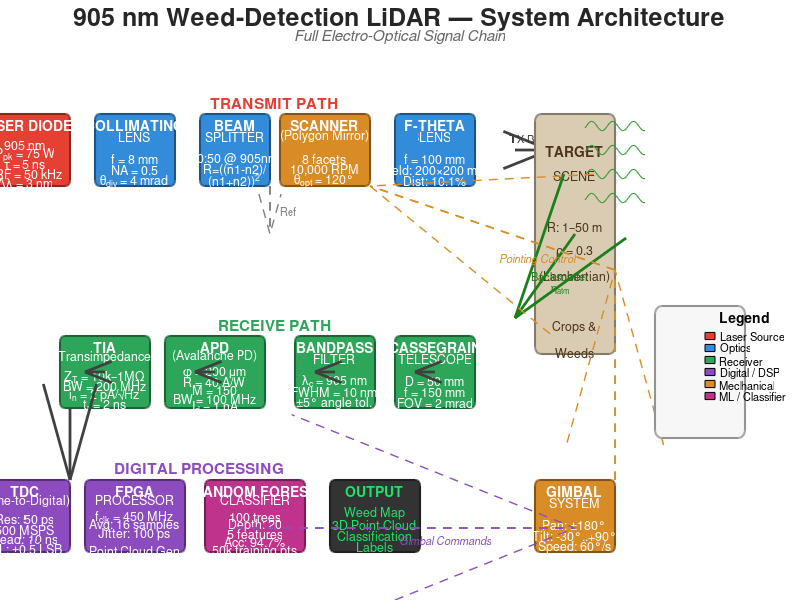
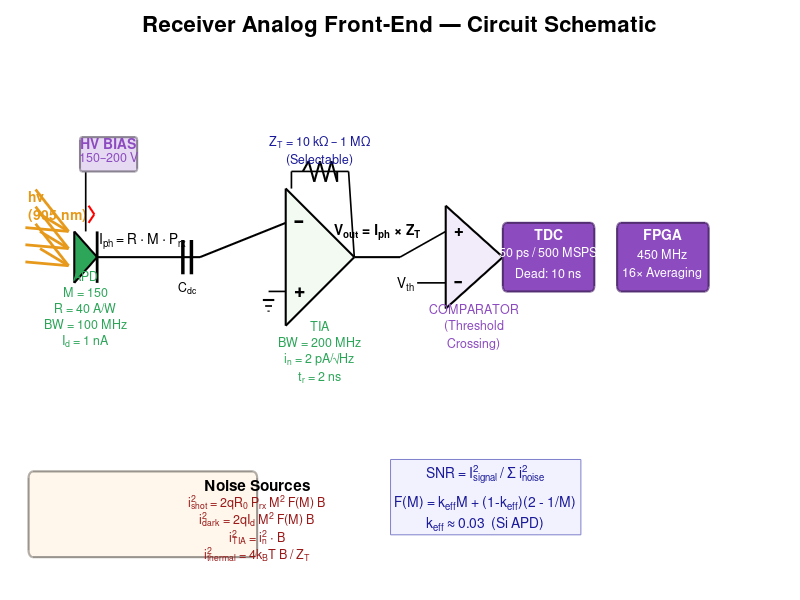
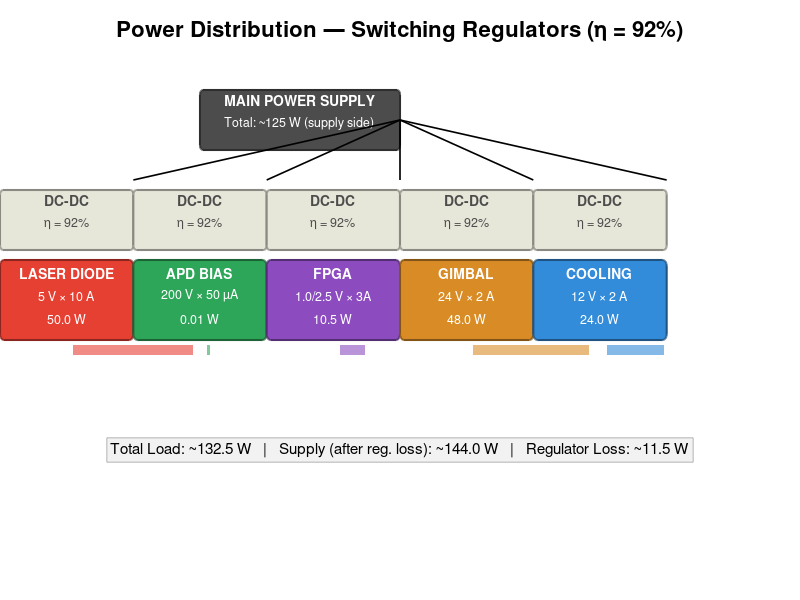

Write the MATLAB code that produced these figures, in order.
function lidar_system_diagram()
% LIDAR_SYSTEM_DIAGRAM  Draw a comprehensive block diagram / circuit
%   schematic of the complete 905 nm weed-detection LiDAR system.
%
%   Usage:  lidar_system_diagram()
%
%   Generates 3 figures:
%     Figure 1 — Full system signal-chain block diagram
%     Figure 2 — Receiver analog front-end circuit schematic
%     Figure 3 — Power distribution tree

%% =====================================================================
%  FIGURE 1:  FULL SYSTEM BLOCK DIAGRAM
%  =====================================================================
fig1 = figure('Name', 'LiDAR System — Block Diagram', ...
    'Position', [40, 60, 1600, 900], 'Color', 'w', ...
    'MenuBar', 'none', 'NumberTitle', 'off');
ax1 = axes('Parent', fig1, 'Position', [0 0 1 1]);
axis(ax1, [0 160 0 100]);
axis off; hold on;

% ---- Colour palette ----
col_tx      = [0.90 0.25 0.20];   % red-orange
col_optics  = [0.20 0.55 0.85];   % blue
col_rx      = [0.18 0.65 0.35];   % green
col_digital = [0.55 0.30 0.75];   % purple
col_mech    = [0.85 0.55 0.15];   % amber
col_bg      = [0.96 0.96 0.98];   % light background
col_arrow   = [0.25 0.25 0.25];   % dark grey

% ---- Title ----
text(80, 97, '905 nm Weed-Detection LiDAR — System Architecture', ...
    'FontSize', 18, 'FontWeight', 'bold', 'HorizontalAlignment', 'center', ...
    'Color', [0.15 0.15 0.15]);
text(80, 94, 'Full Electro-Optical Signal Chain', ...
    'FontSize', 11, 'HorizontalAlignment', 'center', ...
    'Color', [0.4 0.4 0.4], 'FontAngle', 'italic');

% =========== TRANSMITTER CHAIN (top row, left) ===========
y_tx = 75;

% Laser Diode
draw_block(ax1, 5, y_tx, 18, 12, col_tx, ...
    {'LASER DIODE', '', '905 nm', 'P_{pk} = 75 W', ...
     '\tau = 5 ns', 'PRF = 50 kHz', '\Delta\lambda = 3 nm'}, 'w');

% Arrow
draw_arrow(ax1, 23, y_tx, 27, y_tx, col_arrow);

% Collimating Lens
draw_block(ax1, 27, y_tx, 16, 12, col_optics, ...
    {'COLLIMATING', 'LENS', '', 'f = 8 mm', 'NA = 0.5', ...
     '\theta_{div} = 4 mrad'}, 'w');

% Arrow
draw_arrow(ax1, 43, y_tx, 47, y_tx, col_arrow);

% Beam Splitter
draw_block(ax1, 47, y_tx, 14, 12, col_optics, ...
    {'BEAM', 'SPLITTER', '', '50:50 @ 905nm', ...
     'R=((n1-n2)/', '(n1+n2))^2'}, 'w');

% Arrow right → Scanner
draw_arrow(ax1, 61, y_tx, 65, y_tx, col_arrow);

% Arrow down from BS → Reference detector (dashed)
draw_dashed_arrow(ax1, 54, y_tx-6, 54, y_tx-14, [0.5 0.5 0.5]);
text(56, y_tx-10, 'Ref', 'FontSize', 8, 'Color', [0.5 0.5 0.5]);

% =========== SCANNING OPTICS (top row, right) ===========

% Scanner (Polygon / Galvo)
draw_block(ax1, 65, y_tx, 18, 12, col_mech, ...
    {'SCANNER', '(Polygon Mirror)', '', '8 facets', ...
     '10,000 RPM', '\theta_{opt} = 120°'}, 'w');

% Arrow
draw_arrow(ax1, 83, y_tx, 87, y_tx, col_arrow);

% F-theta Lens
draw_block(ax1, 87, y_tx, 16, 12, col_optics, ...
    {'F-THETA', 'LENS', '', 'f = 100 mm', ...
     'Field: 200×200 mm', 'Dist: 10.1%'}, 'w');

% Arrow to target
draw_arrow(ax1, 103, y_tx, 110, y_tx, col_arrow);
text(106.5, y_tx+2, 'TX Beam', 'FontSize', 8, 'Color', col_arrow, ...
    'HorizontalAlignment', 'center');

% =========== TARGET ===========
draw_block(ax1, 115, y_tx-14, 16, 40, [0.85 0.80 0.70], ...
    {'TARGET', 'SCENE', '', 'R: 1–50 m', ...
     '\rho = 0.3', '(Lambertian)', '', ...
     'Crops &', 'Weeds'}, [0.3 0.2 0.1]);
% Wavy lines for vegetation
for yy = [y_tx-8, y_tx-4, y_tx+0, y_tx+4]
    xx = linspace(117, 129, 30);
    plot(ax1, xx, yy + 0.8*sin(xx*1.5), 'Color', [0.2 0.6 0.2], 'LineWidth', 0.8);
end

% Return arrow (target → receiver telescope)
draw_arrow(ax1, 115, y_tx-14, 103, y_tx-28, [0.1 0.5 0.1]);
text(112, y_tx-22, {'Backscatter', '\eta_{atm}'}, 'FontSize', 8, ...
    'Color', [0.1 0.5 0.1], 'HorizontalAlignment', 'center');

% =========== RECEIVER CHAIN (bottom row, right to left) ===========
y_rx = 38;

% Cassegrain Telescope
draw_block(ax1, 87, y_rx, 16, 12, col_rx, ...
    {'CASSEGRAIN', 'TELESCOPE', '', 'D = 50 mm', ...
     'f = 150 mm', 'FOV = 2 mrad'}, 'w');

% Arrow
draw_arrow(ax1, 87, y_rx, 83, y_rx, col_arrow);

% Bandpass Filter
draw_block(ax1, 67, y_rx, 16, 12, col_rx, ...
    {'BANDPASS', 'FILTER', '', '\lambda_c = 905 nm', ...
     'FWHM = 10 nm', '\pm5° angle tol.'}, 'w');

% Arrow
draw_arrow(ax1, 67, y_rx, 63, y_rx, col_arrow);

% APD
draw_block(ax1, 43, y_rx, 20, 12, col_rx, ...
    {'APD', '(Avalanche PD)', '', '\phi = 200 \mum', ...
     'R = 40 A/W', 'M = 150', 'BW = 100 MHz', ...
     'I_d = 1 nA'}, 'w');

% Arrow
draw_arrow(ax1, 43, y_rx, 39, y_rx, col_arrow);

% TIA
draw_block(ax1, 21, y_rx, 18, 12, col_rx, ...
    {'TIA', '(Transimpedance)', '', 'Z_T = 10k–1M\Omega', ...
     'BW = 200 MHz', 'i_n = 2 pA/\surdHz', ...
     't_r = 2 ns'}, 'w');

% Arrow
draw_arrow(ax1, 21, y_rx, 17, y_rx, col_arrow);

% =========== DIGITAL PROCESSING (bottom row, left) ===========
y_dg = 14;

% TDC
draw_block(ax1, 5, y_dg, 18, 12, col_digital, ...
    {'TDC', '(Time-to-Digital)', '', 'Res: 50 ps', ...
     '500 MSPS', 'Dead: 10 ns', 'INL: ±0.5 LSB'}, 'w');

% Arrow from TIA down to TDC
draw_arrow(ax1, 14, y_rx-6, 14, y_dg+6, col_arrow);

% Arrow
draw_arrow(ax1, 23, y_dg, 27, y_dg, col_arrow);

% FPGA
draw_block(ax1, 27, y_dg, 20, 12, col_digital, ...
    {'FPGA', 'PROCESSOR', '', 'f_{clk} = 450 MHz', ...
     'Avg: 16 samples', 'Jitter: 100 ps', '', ...
     'Point Cloud Gen'}, 'w');

% Arrow
draw_arrow(ax1, 47, y_dg, 51, y_dg, col_arrow);

% ML Classifier
draw_block(ax1, 51, y_dg, 20, 12, [0.75 0.20 0.55], ...
    {'RANDOM FOREST', 'CLASSIFIER', '', '100 trees', ...
     'Depth: 20', '5 features', 'Acc: 94.7%', ...
     '50k training pts'}, 'w');

% Arrow
draw_arrow(ax1, 71, y_dg, 75, y_dg, col_arrow);

% Output
draw_block(ax1, 75, y_dg, 18, 12, [0.2 0.2 0.2], ...
    {'OUTPUT', '', 'Weed Map', '3D Point Cloud', ...
     'Classification', 'Labels'}, [0.1 0.9 0.4]);

% =========== GIMBAL (right side, bottom) ===========
draw_block(ax1, 115, y_dg, 16, 12, col_mech, ...
    {'GIMBAL', 'SYSTEM', '', 'Pan: \pm180°', ...
     'Tilt: -30°..+90°', 'Speed: 60°/s'}, 'w');

% Arrow from gimbal to scanner
draw_dashed_arrow(ax1, 123, y_dg+6, 123, y_tx-20, col_mech);
draw_dashed_arrow(ax1, 123, y_tx-20, 74, y_tx-6, col_mech);
text(100, y_tx-18, 'Pointing Control', 'FontSize', 8, ...
    'Color', col_mech, 'FontAngle', 'italic');

% Arrow from FPGA to Gimbal
draw_dashed_arrow(ax1, 47, y_dg-2, 115, y_dg-2, col_digital);
text(80, y_dg-4, 'Gimbal Commands', 'FontSize', 8, ...
    'Color', col_digital, 'FontAngle', 'italic');

% =========== SIGNAL FLOW LABELS ===========
% TX path label
text(55, y_tx+8, '\bf{TRANSMIT PATH}', 'FontSize', 11, ...
    'Color', col_tx, 'HorizontalAlignment', 'center', 'Interpreter', 'tex');
% RX path label
text(55, y_rx+8, '\bf{RECEIVE PATH}', 'FontSize', 11, ...
    'Color', col_rx, 'HorizontalAlignment', 'center', 'Interpreter', 'tex');
% Digital label
text(40, y_dg+8, '\bf{DIGITAL PROCESSING}', 'FontSize', 11, ...
    'Color', col_digital, 'HorizontalAlignment', 'center', 'Interpreter', 'tex');

% =========== LEGEND ===========
legend_x = 140; legend_y = 38;
draw_block(ax1, legend_x, legend_y, 18, 22, [0.97 0.97 0.97], {}, 'k');
text(legend_x+9, legend_y+9, '\bf{Legend}', 'FontSize', 10, ...
    'HorizontalAlignment', 'center');
draw_small_rect(ax1, legend_x+1, legend_y+6, col_tx);
text(legend_x+4, legend_y+6, 'Laser Source', 'FontSize', 8);
draw_small_rect(ax1, legend_x+1, legend_y+4, col_optics);
text(legend_x+4, legend_y+4, 'Optics', 'FontSize', 8);
draw_small_rect(ax1, legend_x+1, legend_y+2, col_rx);
text(legend_x+4, legend_y+2, 'Receiver', 'FontSize', 8);
draw_small_rect(ax1, legend_x+1, legend_y+0, col_digital);
text(legend_x+4, legend_y+0, 'Digital / DSP', 'FontSize', 8);
draw_small_rect(ax1, legend_x+1, legend_y-2, col_mech);
text(legend_x+4, legend_y-2, 'Mechanical', 'FontSize', 8);
draw_small_rect(ax1, legend_x+1, legend_y-4, [0.75 0.20 0.55]);
text(legend_x+4, legend_y-4, 'ML / Classifier', 'FontSize', 8);


%% =====================================================================
%  FIGURE 2:  RECEIVER ANALOG FRONT-END CIRCUIT
%  =====================================================================
fig2 = figure('Name', 'LiDAR — Receiver Circuit Schematic', ...
    'Position', [80, 40, 1400, 700], 'Color', 'w', ...
    'MenuBar', 'none', 'NumberTitle', 'off');
ax2 = axes('Parent', fig2, 'Position', [0 0 1 1]);
axis(ax2, [0 140 0 70]);
axis off; hold on;

text(70, 67, 'Receiver Analog Front-End — Circuit Schematic', ...
    'FontSize', 16, 'FontWeight', 'bold', 'HorizontalAlignment', 'center');

% ---- Photodiode Symbol (APD) ----
apd_x = 15; apd_y = 40;

% Incoming light arrows
for dy = [-2, 0, 2]
    draw_arrow(ax2, apd_x-8, apd_y+dy+3, apd_x-3, apd_y+dy+1, [0.9 0.6 0.1]);
end
text(apd_x-10, apd_y+6, {'h\nu', '(905 nm)'}, 'FontSize', 10, ...
    'Color', [0.9 0.6 0.1], 'FontWeight', 'bold');

% Diode triangle
triangle_x = [apd_x-2, apd_x+2, apd_x-2, apd_x-2];
triangle_y = [apd_y+3, apd_y, apd_y-3, apd_y+3];
fill(ax2, triangle_x, triangle_y, col_rx, 'EdgeColor', 'k', 'LineWidth', 1.5);
% Cathode bar
plot(ax2, [apd_x+2, apd_x+2], [apd_y-3, apd_y+3], 'k', 'LineWidth', 2);
% APD gain symbol (zigzag / avalanche)
plot(ax2, [apd_x+0.5, apd_x+1.5], [apd_y+4, apd_y+5], 'r', 'LineWidth', 1.5);
plot(ax2, [apd_x+1.5, apd_x+0.5], [apd_y+5, apd_y+6], 'r', 'LineWidth', 1.5);

% APD label
text(apd_x, apd_y-6, {'APD', 'M = 150', 'R = 40 A/W', ...
    'BW = 100 MHz', 'I_d = 1 nA'}, ...
    'FontSize', 9, 'HorizontalAlignment', 'center', 'Color', col_rx);

% HV Bias supply
plot(ax2, [apd_x, apd_x], [apd_y+3, apd_y+12], 'k', 'LineWidth', 1.2);
plot(ax2, [apd_x, apd_x+4], [apd_y+12, apd_y+12], 'k', 'LineWidth', 1.2);
draw_block(ax2, apd_x+4, apd_y+12, 10, 4, [0.9 0.85 0.95], ...
    {'HV BIAS', '150–200 V'}, col_digital);

% Wire from cathode to TIA
plot(ax2, [apd_x+2, 35], [apd_y, apd_y], 'k', 'LineWidth', 1.5);
% Current label
text(25, apd_y+2, 'I_{ph} = R \cdot M \cdot P_{rx}', ...
    'FontSize', 10, 'HorizontalAlignment', 'center', 'Interpreter', 'tex');

% ---- DC Blocking Capacitor ----
cap_x = 32;
plot(ax2, [cap_x, cap_x], [apd_y-2, apd_y+2], 'k', 'LineWidth', 2.5);
plot(ax2, [cap_x+1.5, cap_x+1.5], [apd_y-2, apd_y+2], 'k', 'LineWidth', 2.5);
text(cap_x+0.75, apd_y-3.5, 'C_{dc}', 'FontSize', 9, 'HorizontalAlignment', 'center');

% ---- TIA (Op-Amp Circuit) ----
tia_x = 50; tia_y = apd_y;

% Op-amp triangle
op_x = [tia_x, tia_x+12, tia_x, tia_x];
op_y = [tia_y+8, tia_y, tia_y-8, tia_y+8];
fill(ax2, op_x, op_y, [0.95 0.98 0.95], 'EdgeColor', 'k', 'LineWidth', 1.5);

% + and - inputs
text(tia_x+1.5, tia_y+4, '–', 'FontSize', 14, 'FontWeight', 'bold');
text(tia_x+1.5, tia_y-4, '+', 'FontSize', 14, 'FontWeight', 'bold');

% Input wire to – (inverting)
plot(ax2, [35, tia_x], [apd_y, tia_y+4], 'k', 'LineWidth', 1.5);

% Non-inverting input to ground
plot(ax2, [tia_x, tia_x-3], [tia_y-4, tia_y-4], 'k', 'LineWidth', 1.2);
% Ground symbol
gnd_x = tia_x - 3;
gnd_y = tia_y - 4;
plot(ax2, [gnd_x-1, gnd_x+1], [gnd_y-1, gnd_y-1], 'k', 'LineWidth', 1.5);
plot(ax2, [gnd_x-0.6, gnd_x+0.6], [gnd_y-1.7, gnd_y-1.7], 'k', 'LineWidth', 1.2);
plot(ax2, [gnd_x-0.2, gnd_x+0.2], [gnd_y-2.3, gnd_y-2.3], 'k', 'LineWidth', 0.8);

% Feedback resistor (Z_T)
fb_y_top = tia_y + 10;
plot(ax2, [tia_x+1, tia_x+1], [tia_y+8, fb_y_top], 'k', 'LineWidth', 1.2);
plot(ax2, [tia_x+1, tia_x+11], [fb_y_top, fb_y_top], 'k', 'LineWidth', 1.2);

% Zigzag resistor symbol
draw_resistor(ax2, tia_x+3, fb_y_top, tia_x+9, fb_y_top);
text(tia_x+6, fb_y_top+2.5, {'Z_T = 10 k\Omega – 1 M\Omega', '(Selectable)'}, ...
    'FontSize', 9, 'HorizontalAlignment', 'center', 'Color', [0.1 0.1 0.6]);

% Feedback to output
plot(ax2, [tia_x+11, tia_x+12], [fb_y_top, tia_y], 'k', 'LineWidth', 1.2);

% Output wire
plot(ax2, [tia_x+12, tia_x+20], [tia_y, tia_y], 'k', 'LineWidth', 1.5);

% TIA label
text(tia_x+6, tia_y-11, {'TIA', 'BW = 200 MHz', 'i_n = 2 pA/\surdHz', ...
    't_r = 2 ns'}, ...
    'FontSize', 9, 'HorizontalAlignment', 'center', 'Color', col_rx);

% Output voltage label
text(tia_x+16, tia_y+3, 'V_{out} = I_{ph} \times Z_T', ...
    'FontSize', 10, 'HorizontalAlignment', 'center', ...
    'FontWeight', 'bold', 'Interpreter', 'tex');

% ---- Comparator / Threshold ----
comp_x = 78; comp_y = tia_y;
op2_x = [comp_x, comp_x+10, comp_x, comp_x];
op2_y = [comp_y+6, comp_y, comp_y-6, comp_y+6];
fill(ax2, op2_x, op2_y, [0.95 0.92 0.98], 'EdgeColor', 'k', 'LineWidth', 1.5);
text(comp_x+1.5, comp_y+3, '+', 'FontSize', 12, 'FontWeight', 'bold');
text(comp_x+1.5, comp_y-3, '–', 'FontSize', 12, 'FontWeight', 'bold');

% Input from TIA
plot(ax2, [tia_x+20, comp_x], [tia_y, comp_y+3], 'k', 'LineWidth', 1.2);

% Threshold voltage
plot(ax2, [comp_x-5, comp_x], [comp_y-3, comp_y-3], 'k', 'LineWidth', 1.2);
text(comp_x-7, comp_y-3, 'V_{th}', 'FontSize', 10, 'HorizontalAlignment', 'center');

% Output to TDC
plot(ax2, [comp_x+10, comp_x+18], [comp_y, comp_y], 'k', 'LineWidth', 1.5);
text(comp_x+5, comp_y-8, {'COMPARATOR', '(Threshold', 'Crossing)'}, ...
    'FontSize', 9, 'HorizontalAlignment', 'center', 'Color', col_digital);

% ---- TDC Block ----
draw_block(ax2, comp_x+18, comp_y, 16, 8, col_digital, ...
    {'TDC', '50 ps / 500 MSPS', 'Dead: 10 ns'}, 'w');

% Arrow to FPGA
draw_arrow(ax2, comp_x+34, comp_y, comp_x+38, comp_y, col_arrow);

% FPGA Block
draw_block(ax2, comp_x+38, comp_y, 16, 8, col_digital, ...
    {'FPGA', '450 MHz', '16× Averaging'}, 'w');

% ---- Noise Sources Annotation ----
noise_x = 25; noise_y = 10;
draw_block(ax2, noise_x, noise_y, 40, 10, [1 0.97 0.92], {}, 'k');
text(noise_x + 20, noise_y + 3.5, '\bf{Noise Sources}', 'FontSize', 11, ...
    'HorizontalAlignment', 'center', 'Interpreter', 'tex');
noise_texts = {
    'i^2_{shot} = 2qR_0 P_{rx} M^2 F(M) B', ...
    'i^2_{dark} = 2qI_d M^2 F(M) B', ...
    'i^2_{TIA} = i_n^2 \cdot B', ...
    'i^2_{thermal} = 4k_BT B / Z_T'
};
for k = 1:4
    text(noise_x + 20, noise_y + 1.5 - 2*(k-1), noise_texts{k}, ...
        'FontSize', 9, 'HorizontalAlignment', 'center', ...
        'Interpreter', 'tex', 'Color', [0.6 0.1 0.1]);
end

% SNR equation
text(85, noise_y+2, {'SNR = I_{signal}^2 / \Sigma i^2_{noise}', '', ...
    'F(M) = k_{eff}M + (1-k_{eff})(2 - 1/M)', ...
    'k_{eff} \approx 0.03  (Si APD)'}, ...
    'FontSize', 10, 'HorizontalAlignment', 'center', ...
    'Interpreter', 'tex', 'Color', [0.1 0.1 0.6], ...
    'BackgroundColor', [0.95 0.95 1], 'EdgeColor', [0.5 0.5 0.8]);


%% =====================================================================
%  FIGURE 3:  POWER DISTRIBUTION TREE
%  =====================================================================
fig3 = figure('Name', 'LiDAR — Power Distribution', ...
    'Position', [120, 80, 1200, 600], 'Color', 'w', ...
    'MenuBar', 'none', 'NumberTitle', 'off');
ax3 = axes('Parent', fig3, 'Position', [0 0 1 1]);
axis(ax3, [0 120 0 60]);
axis off; hold on;

text(60, 57, 'Power Distribution — Switching Regulators (\eta = 92%)', ...
    'FontSize', 16, 'FontWeight', 'bold', 'HorizontalAlignment', 'center');

% Main supply
draw_block(ax3, 45, 48, 30, 6, [0.3 0.3 0.3], ...
    {'MAIN POWER SUPPLY', 'Total: ~125 W (supply side)'}, 'w');

% Branches
subsystems = {
    'LASER DIODE',    '5 V × 10 A',    '50.0 W',  [0.90 0.25 0.20], 10;
    'APD BIAS',       '200 V × 50 µA', '0.01 W',  [0.18 0.65 0.35], 30;
    'FPGA',           '1.0/2.5 V × 3A','10.5 W',  [0.55 0.30 0.75], 50;
    'GIMBAL',         '24 V × 2 A',    '48.0 W',  [0.85 0.55 0.15], 70;
    'COOLING',        '12 V × 2 A',    '24.0 W',  [0.20 0.55 0.85], 90;
};

y_sub = 30;
for k = 1:size(subsystems, 1)
    name = subsystems{k, 1};
    spec = subsystems{k, 2};
    pwr  = subsystems{k, 3};
    clr  = subsystems{k, 4};
    x_pos = subsystems{k, 5};
    
    % Vertical line from main bus
    plot(ax3, [60, x_pos+10], [48, 42], 'k-', 'LineWidth', 1.2);
    
    % Regulator block
    draw_block(ax3, x_pos, 38, 20, 6, [0.9 0.9 0.85], ...
        {'DC-DC', ['\eta = 92%']}, [0.3 0.3 0.3]);
    
    % Line to load
    plot(ax3, [x_pos+10, x_pos+10], [35, y_sub+5], 'k-', 'LineWidth', 1.5);
    
    % Load block
    draw_block(ax3, x_pos, y_sub, 20, 8, clr, ...
        {name, spec, pwr}, 'w');
    
    % Power bar (proportional)
    pwr_val = str2double(strtok(pwr));
    bar_width = max(0.5, pwr_val / 50 * 18);
    fill(ax3, [x_pos+1, x_pos+1+bar_width, x_pos+1+bar_width, x_pos+1], ...
         [y_sub-5.5, y_sub-5.5, y_sub-4.5, y_sub-4.5], clr, ...
         'EdgeColor', 'none', 'FaceAlpha', 0.6);
end

% Total power annotation
text(60, 15, sprintf('Total Load: ~132.5 W   |   Supply (after reg. loss): ~144.0 W   |   Regulator Loss: ~11.5 W'), ...
    'FontSize', 11, 'HorizontalAlignment', 'center', ...
    'BackgroundColor', [0.95 0.95 0.95], 'EdgeColor', [0.7 0.7 0.7]);

fprintf('System diagrams generated (3 figures).\n');
fprintf('  Figure 1: Full System Block Diagram\n');
fprintf('  Figure 2: Receiver Analog Front-End Circuit\n');
fprintf('  Figure 3: Power Distribution Tree\n');

end

%% =======================================================================
%  HELPER FUNCTIONS
%  =======================================================================

function draw_block(ax, cx, cy, w, h, face_color, labels, text_color)
    % Draw a rectangle with centred text labels
    hw = w/2; hh = h/2;
    % Use rectangle for proper rendering (supports Curvature)
    rectangle('Parent', ax, 'Position', [cx-hw, cy-hh, w, h], ...
        'FaceColor', face_color, 'EdgeColor', min(face_color*0.6, [1 1 1]), ...
        'LineWidth', 1.5, 'Curvature', 0.15);
    
    n = numel(labels);
    for k = 1:n
        y_pos = cy + hh*0.7 - (k-1) * (h / (n + 0.5));
        fs = 9;
        fw = 'normal';
        if k == 1
            fs = 10; fw = 'bold';
        end
        text(cx, y_pos, labels{k}, 'FontSize', fs, 'FontWeight', fw, ...
            'HorizontalAlignment', 'center', 'Color', text_color, ...
            'Parent', ax);
    end
end

function draw_arrow(ax, x1, y1, x2, y2, color)
    % Simple thick arrow using quiver
    quiver(ax, x1, y1, x2-x1, y2-y1, 0, ...
        'Color', color, 'LineWidth', 2, 'MaxHeadSize', 0.8);
end

function draw_dashed_arrow(ax, x1, y1, x2, y2, color)
    plot(ax, [x1 x2], [y1 y2], '--', 'Color', color, 'LineWidth', 1.2);
    % Small arrowhead
    quiver(ax, x1, y1, x2-x1, y2-y1, 0, ...
        'Color', color, 'LineWidth', 1, 'MaxHeadSize', 0.5, ...
        'LineStyle', '--');
end

function draw_small_rect(ax, x, y, color)
    fill(ax, [x, x+2, x+2, x, x], [y-0.6, y-0.6, y+0.6, y+0.6, y-0.6], ...
        color, 'EdgeColor', 'k', 'Parent', ax);
end

function draw_resistor(ax, x1, y_pos, x2, ~)
    % Zigzag resistor symbol along horizontal line at y_pos
    n_zag = 6;
    dx = (x2 - x1) / n_zag;
    amp = 1.2;
    xx = x1;
    yy = y_pos;
    for k = 1:n_zag
        x_next = xx + dx;
        if mod(k, 2) == 1
            y_next = y_pos + amp;
        else
            y_next = y_pos - amp;
        end
        plot(ax, [xx, x_next], [yy, y_next], 'k', 'LineWidth', 1.5);
        xx = x_next;
        yy = y_next;
    end
    % Connect ends back to horizontal
    plot(ax, [x2, x2], [yy, y_pos], 'k', 'LineWidth', 1.5);
end
